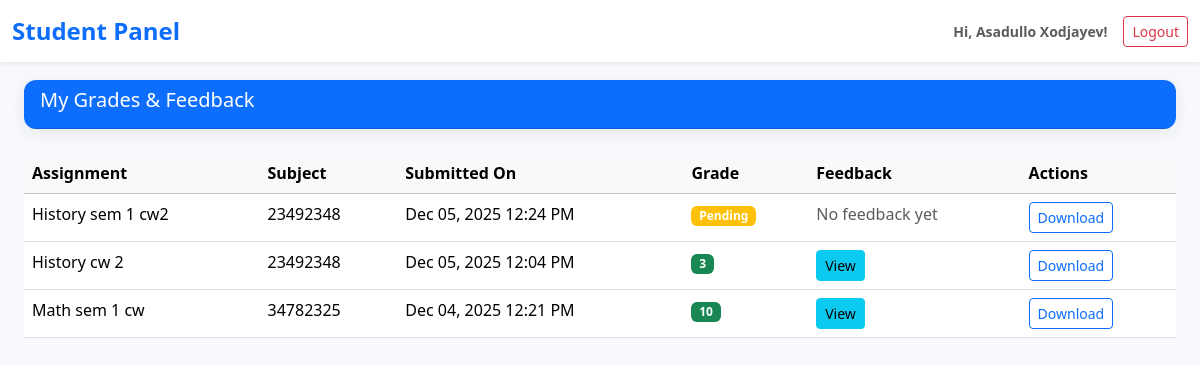
/student/grades/ (signed in), run on the app's committed database.
### users/models.py (models this page shows, shortened)
class CustomUser(AbstractUser):
    USER_TYPE_CHOICES = (
        ('student', 'Student'),
        ('teacher', 'Teacher'),
        ('admin', 'Admin'),
    )
    user_type = models.CharField(max_length=10, choices=USER_TYPE_CHOICES, default='student')

### tracker/models.py (models this page shows, shortened)
class Submission(models.Model):
    assignment = models.ForeignKey(Assignment, on_delete=models.CASCADE)
    student = models.ForeignKey(CustomUser, on_delete=models.CASCADE)
    file = models.FileField(upload_to='submissions/')
    submitted_at = models.DateTimeField(auto_now_add=True)
    grade = models.CharField(max_length=5, blank=True, null=True)
    feedback = models.TextField(blank=True, null=True)

class Assignment(models.Model):
    title = models.CharField(max_length=200)
    subject = models.ForeignKey(Subject, on_delete=models.CASCADE)
    deadline = models.DateTimeField()
    description = models.TextField()

class Subject(models.Model):
    name = models.CharField(max_length=100)
    code = models.CharField(max_length=20, unique=True)
    teacher = models.ForeignKey(CustomUser, on_delete=models.CASCADE, limit_choices_to={'user_type': 'teacher'})

### tracker/views/student_views.py (the view)
# urls.py: path('grades/', grades_view, name='grades'),
@login_required
def grades_view(request):
    if request.user.user_type != 'student':
        return redirect('teacher_dashboard')
    submissions = Submission.objects.filter(
        student=request.user
    ).select_related('assignment', 'assignment__subject').order_by('-submitted_at')
    return render(request, 'tracker/student/grades.html', {'submissions': submissions})

### tracker/templates/tracker/student/grades.html (shortened to what this page needs)
{% extends "tracker/student_base.html" %}
{% load static %}
{% block content %}
<div class="card mb-4">
    <div class="card-header bg-primary text-white">
        <h5>My Grades & Feedback</h5>
    </div>
</div>
{% if submissions %}
    <div class="table-responsive">
        <table class="table table-hover">
            <thead class="table-light">
                <tr>
                    <th>Assignment</th>
                    <th>Subject</th>
                    <th>Submitted On</th>
                    <th>Grade</th>
                    <th>Feedback</th>
                    <th>Actions</th>
                </tr>
            </thead>
            <tbody>
                {% for submission in submissions %}
                <tr>
                    <td>{{ submission.assignment.title }}</td>
                    <td>{{ submission.assignment.subject.code }}</td>
                    <td>{{ submission.submitted_at|date:"M d, Y g:i A" }}</td>
                    <td>
                        {% if submission.grade %}
                            <span class="badge bg-success">{{ submission.grade }}</span>
                        {% else %}
                            <span class="badge bg-warning">Pending</span>
                        {% endif %}
                    </td>
                    <td>
                        {% if submission.feedback %}
                            <button class="btn btn-sm btn-info"
                                    data-bs-toggle="modal"
                                    data-bs-target="#feedbackModal{{ submission.id }}">
                                View
                            </button>
                        {% else %}
                            <span class="text-muted">No feedback yet</span>
                        {% endif %}
                    </td>
                    <td>
                        <a href="{{ submission.file.url }}" class="btn btn-sm btn-outline-primary" target="_blank">
                            Download
                        </a>
                    </td>
                </tr>
                {% endfor %}
            </tbody>
        </table>
    </div>
{% else %}
    <div class="alert alert-info">
        <i class="fas fa-info-circle"></i> No submissions yet. Submit your assignments to see grades here.
    </div>
{% endif %}
{% endblock %}

### tracker/templates/tracker/student_base.html (shortened to what this page needs)
{% load static %}
<!DOCTYPE html>
<html lang="en">
  <head>
    <link
      href="https://cdn.jsdelivr.net/npm/bootstrap@5.3.3/dist/css/bootstrap.min.css"
      rel="stylesheet"
    />
    <link
      href="https://cdnjs.cloudflare.com/ajax/libs/font-awesome/6.5.0/css/all.min.css"
      rel="stylesheet"
    />
    <link href="{% static 'css/style.css' %}" rel="stylesheet" />
  </head>
  <body>
    <nav
      class="navbar navbar-expand-lg navbar-light bg-white shadow-sm fixed-top"
    >
      <div class="container-fluid">
        <a
          class="navbar-brand text-primary"
          href="{% url 'student_dashboard' %}"
          >Student Panel
        </a>
        <div class="d-flex align-items-center gap-3">
          <span class="text-muted small fw-bold"
            >Hi, {{ user.get_full_name|default:user.username }}!</span
          >
          <a href="{% url 'logout' %}" class="btn btn-outline-danger btn-sm">
             Logout
          </a>
        </div>
      </div>
    </nav>
    <div class="container-fluid px-4 pb-5">{% block content %}{% endblock %}</div>
  </body>
</html>

### static/css/style.css (style rules this page uses)
:root { --primary: #4e73df; --success: #1cc88a; --danger: #e74a3b; --warning: #f6c23e; --info: #36b9cc; --dark: #2c3e50; --dark-hover: #34495e; --light-bg: #f8f9fc; --border: #e3e6f0; --text: #5a5c69; }
*, *::before, *::after { transition: none !important; }
body { font-family: "Segoe UI", Tahoma, Geneva, Verdana, sans-serif; background-color: var(--light-bg); padding-top: 90px; min-height: 100vh; }
.navbar { box-shadow: 0 2px 10px rgba(0, 0, 0, 0.1); }
.card { border: none; border-radius: 12px; box-shadow: 0 4px 15px rgba(0, 0, 0, 0.08); height: 100%; overflow: hidden; transition: none !important; }

### tracker/templates/tracker/student_base.html (style rules this page uses)
body { background: #f8f9fc; padding-top: 80px; }
.navbar-brand { font-weight: 700; font-size: 1.5rem; }

### data on the page
CustomUser: get_full_name "Asadullo Xodjayev"
Submission: assignment "History sem 1 cw2", assignment.subject.code "23492348", submitted_at "Dec 05, 2025 12:24 PM", shows "Pending", shows "No feedback yet"
Submission: assignment "History cw 2", assignment.subject.code "23492348", submitted_at "Dec 05, 2025 12:04 PM", grade "3"
Submission: assignment "Math sem 1 cw", assignment.subject.code "34782325", submitted_at "Dec 04, 2025 12:21 PM", grade "10"
